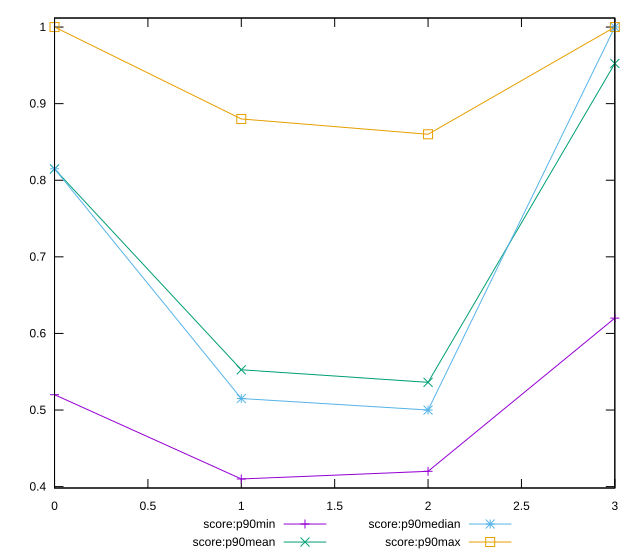

This figure's gnuplot source:
reset

$scoreP90Min <<EOF
0 0.52
1 0.41
2 0.42
3 0.62
EOF

$scoreP90Mean <<EOF
0 0.8146808510638298
1 0.5525531914893619
2 0.5361290322580643
3 0.9524468085106383
EOF

$scoreP90Median <<EOF
0 0.815
1 0.515
2 0.5
3 1
EOF

$scoreP90Max <<EOF
0 1
1 0.88
2 0.86
3 1
EOF

set key outside below
set xrange [0:3]
set yrange [0.3982:1.0118]
set trange [0.3982:1.0118]
set terminal svg size 640, 560 enhanced background rgb 'white'
set output "report/report_00029_2021-02-24T13-36-40.390Z/uses-http2/progression/score.svg"

plot $scoreP90Min title "score:p90min" with linespoints, \
     $scoreP90Mean title "score:p90mean" with linespoints, \
     $scoreP90Median title "score:p90median" with linespoints, \
     $scoreP90Max title "score:p90max" with linespoints

reset
